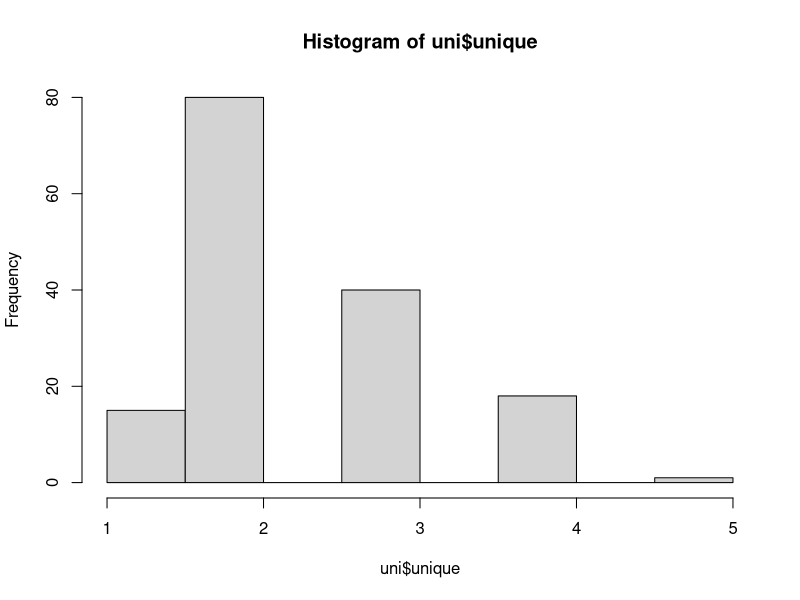
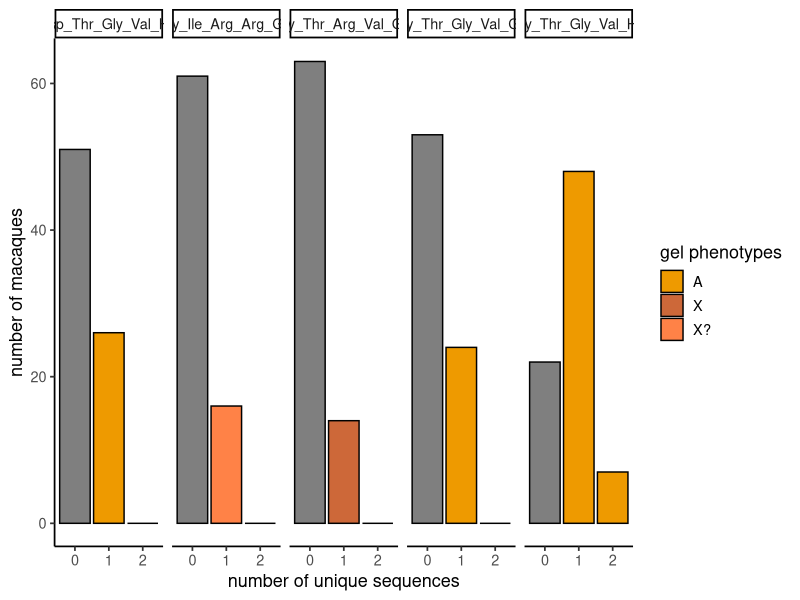
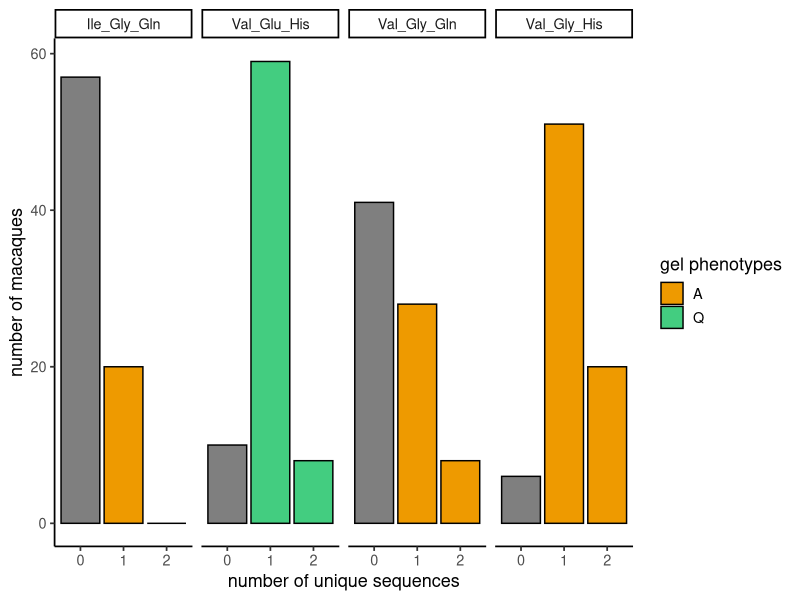
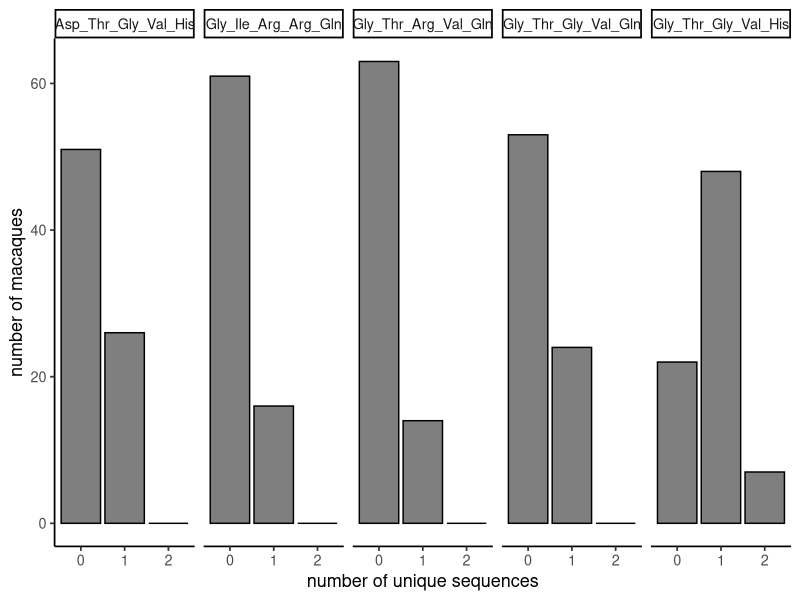
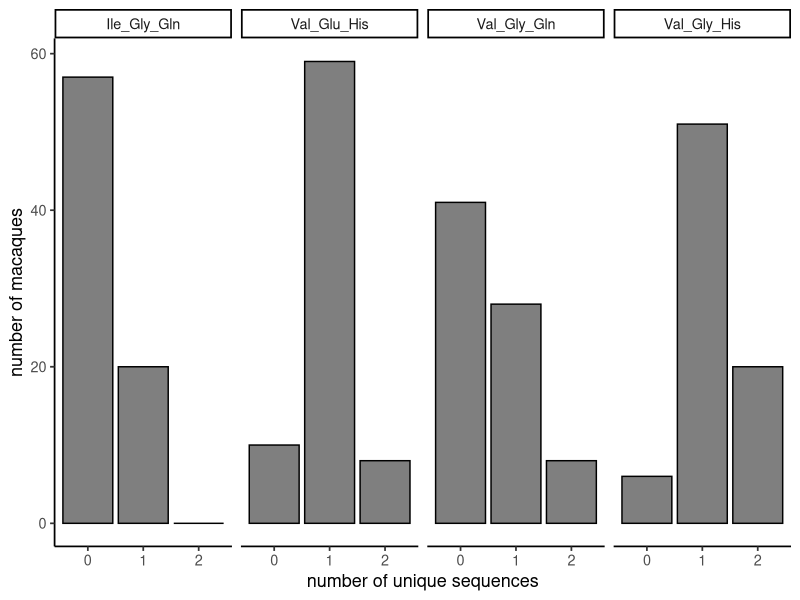
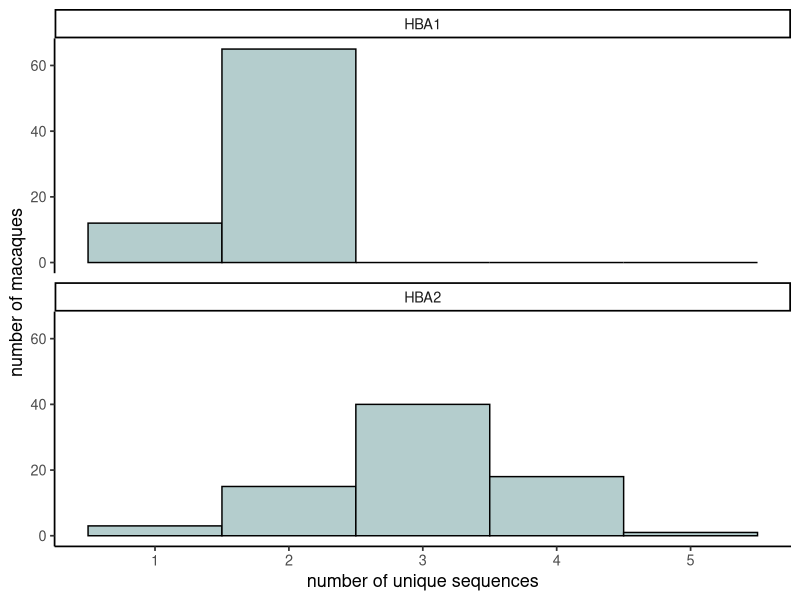

Here is the R script that generated these plots, in order:
###############
#### histograms for gene freq
library(ggplot2)
library(reshape2)
library(car)

##### seq richness #####
uni = read.csv("data/unique_seqs.csv", header = T)
hist(uni$unique)
h = ggplot(uni, aes(unique)) +
  geom_histogram(binwidth = 1, 
                 col="black", fill = 'lightcyan3',
                 size=.5) +
  labs(x = 'number of unique sequences', y = 'number of macaques') +
  theme_classic(base_size = 13) +
  theme( panel.background = element_rect(fill = "transparent"), # bg of the panel, 
         panel.grid.major = element_blank() ,# get rid of major grid
         panel.grid.minor = element_blank(), # get rid of minor grid
         legend.background = element_rect(fill = "transparent"), # get rid of legend bg
         legend.box.background = element_rect(fill = "transparent") )+# get rid of legend panel bg
  facet_wrap(~gene, ncol = 1)
ggsave(h, filename = "plots/tr_tst2.png",  bg = "transparent")

##### protein richness #####
prot = read.csv("data/protein_pivot2.csv",header=T)
head(prot)
prot_long <- melt(prot, id.vars = c("loci", "aa_combo", "gel"))
prot_long$number <- recode(prot_long$variable, "'X0' = 0; 'X1' = 1; 'X2' = 2")

hba1_aa = prot_long[prot_long$loci == "HBA1",]
hba2_aa = prot_long[prot_long$loci == "HBA2",]

ggplot(hba1_aa, aes(x = number, y = value, fill = gel))+
  geom_bar(stat = 'identity', color = 'black')+  
  labs(x = 'number of unique sequences', y = 'number of macaques') +
  scale_fill_manual("gel phenotypes", values = c("A" = "orange2", 
                                         "Q" = "seagreen3", "Q?" = "seagreen3", 
                                         "X" = "sienna3", "X?" = "sienna1")) +
  theme_classic(base_size = 13) +
  facet_grid(~aa_combo)

ggplot(hba2_aa, aes(x = number, y = value, fill = gel))+
  geom_bar(stat = 'identity', color = 'black')+  
  labs(x = 'number of unique sequences', y = 'number of macaques') +
  scale_fill_manual("gel phenotypes", values = c("A" = "orange2", 
                                                 "Q" = "seagreen3", "Q?" = "seagreen3", 
                                                 "X" = "sienna3", "X?" = "sienna1")) +
  theme_classic(base_size = 13) +
  facet_grid(~aa_combo)


ggplot(hba1_aa, aes(x = number, y = value, fill = gel))+
  geom_bar(stat = 'identity', color = 'black')+  
  labs(x = 'number of unique sequences', y = 'number of macaques') +
  scale_fill_manual("gel phenotypes", values = c("A" = "grey50", 
                                                "Q" = "grey50", "Q?" = "grey50", 
                                                 "X" = "grey50", "X?" = "grey50")) +
  theme_classic(base_size = 13) +
  facet_grid(~aa_combo) +
  theme(legend.position="none")

ggplot(hba2_aa, aes(x = number, y = value, fill = gel))+
  geom_bar(stat = 'identity', color = 'black')+  
  labs(x = 'number of unique sequences', y = 'number of macaques') +
  scale_fill_manual("gel phenotypes", values = c("A" = "grey50", 
                                                  "Q" = "grey50", "Q?" = "grey50", 
                                                  "X" = "grey50", "X?" = "grey50")) +
  theme_classic(base_size = 13) +
  facet_grid(~aa_combo)+
  theme(legend.position="none")

